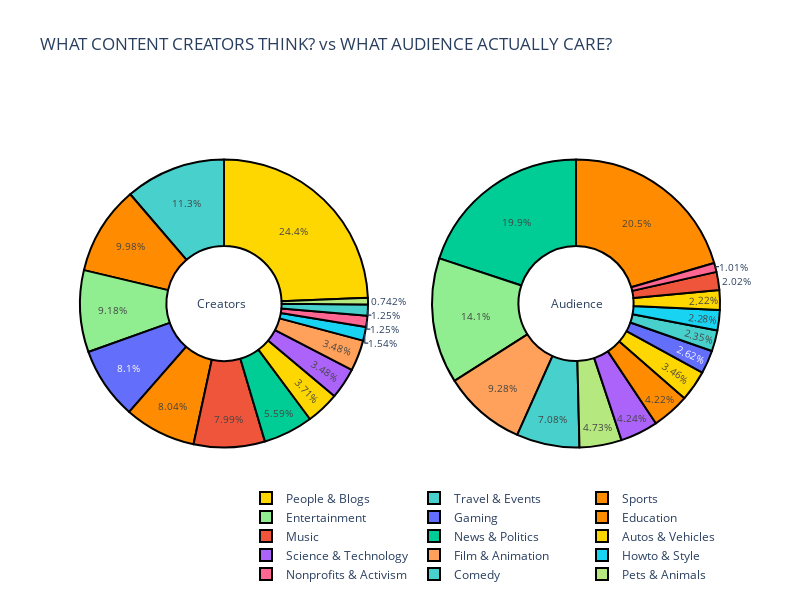

The cell this chart's notebook holds for it:
### Markdown cell above
# WHAT CONTENT CREATORS THINK? vs WHAT AUDIENCE ACTUALLY CARE?

### Code cell
p=DATA.video_category.value_counts() # creators
v=DATA.groupby(['video_category'])['video_view_count'].mean() #audience
colors = ['gold', 'mediumturquoise', 'darkorange', 'lightgreen']

fig= make_subplots(rows=1,cols=2,specs=[[{'type':'domain'}, {'type':'domain'}]])
fig.add_trace(go.Pie(labels=p.index,values=p,name='Creators make'),1,1)
fig.add_trace(go.Pie(labels=v.index,values=round(v,0),name='Audience care'),1,2)

fig.update_traces(textinfo='percent', textfont_size=10,
                  marker=dict(colors=colors, line=dict(color='#000000', width=2)),hole=.4, hoverinfo="label+percent+name")
fig.update_layout(
    title_text="WHAT CONTENT CREATORS THINK? vs WHAT AUDIENCE ACTUALLY CARE?",width=800,height=600,
    # Add annotations in the center of the donut pies.
    annotations=[dict(text='Creators', x=0.18, y=0.5, font_size=12, showarrow=False),
                 dict(text='Audience', x=0.82, y=0.5, font_size=12, showarrow=False)],
legend=dict(
    orientation="h",
    yanchor="bottom",
    y=-0.2,
    xanchor="right",
    x=1))
fig.show()

### Figure 1 — Plotly figure (JSON) as saved in the notebook; plotly's stock layout.template omitted (floating-point values rounded to 4 significant figures)
{"data": [{"domain": {"x": [0, 0.45], "y": [0, 1]}, "hole": 0.4, "hoverinfo": "label+percent+name", "labels": ["People & Blogs", "Travel & Events", "Sports", "Entertainment", "Gaming", "Education", "Music", "News & Politics", "Autos & Vehicles", "Science & Technology", "Film & Animation", "Howto & Style", "Nonprofits & Activism", "Comedy", "Pets & Animals"], "marker": {"colors": ["gold", "mediumturquoise", "darkorange", "lightgreen"], "line": {"color": "#000000", "width": 2}}, "name": "Creators make", "textfont": {"size": 10}, "textinfo": "percent", "type": "pie", "values": [427, 198, 175, 161, 142, 141, 140, 98, 65, 61, 61, 27, 22, 22, 13]}, {"domain": {"x": [0.55, 1], "y": [0, 1]}, "hole": 0.4, "hoverinfo": "label+percent+name", "labels": ["Autos & Vehicles", "Comedy", "Education", "Entertainment", "Film & Animation", "Gaming", "Howto & Style", "Music", "News & Politics", "Nonprofits & Activism", "People & Blogs", "Pets & Animals", "Science & Technology", "Sports", "Travel & Events"], "marker": {"colors": ["gold", "mediumturquoise", "darkorange", "lightgreen"], "line": {"color": "#000000", "width": 2}}, "name": "Audience care", "textfont": {"size": 10}, "textinfo": "percent", "type": "pie", "values": [10179, 32506, 94011, 64759, 42634, 12018, 10459, 9279, 91487, 4616, 15890, 21736, 19457, 19375, 10805]}], "layout": {"annotations": [{"font": {"size": 12}, "showarrow": false, "text": "Creators", "x": 0.18, "y": 0.5}, {"font": {"size": 12}, "showarrow": false, "text": "Audience", "x": 0.82, "y": 0.5}], "height": 600, "legend": {"orientation": "h", "x": 1, "xanchor": "right", "y": -0.2, "yanchor": "bottom"}, "title": {"text": "WHAT CONTENT CREATORS THINK? vs WHAT AUDIENCE ACTUALLY CARE?"}, "width": 800}}
